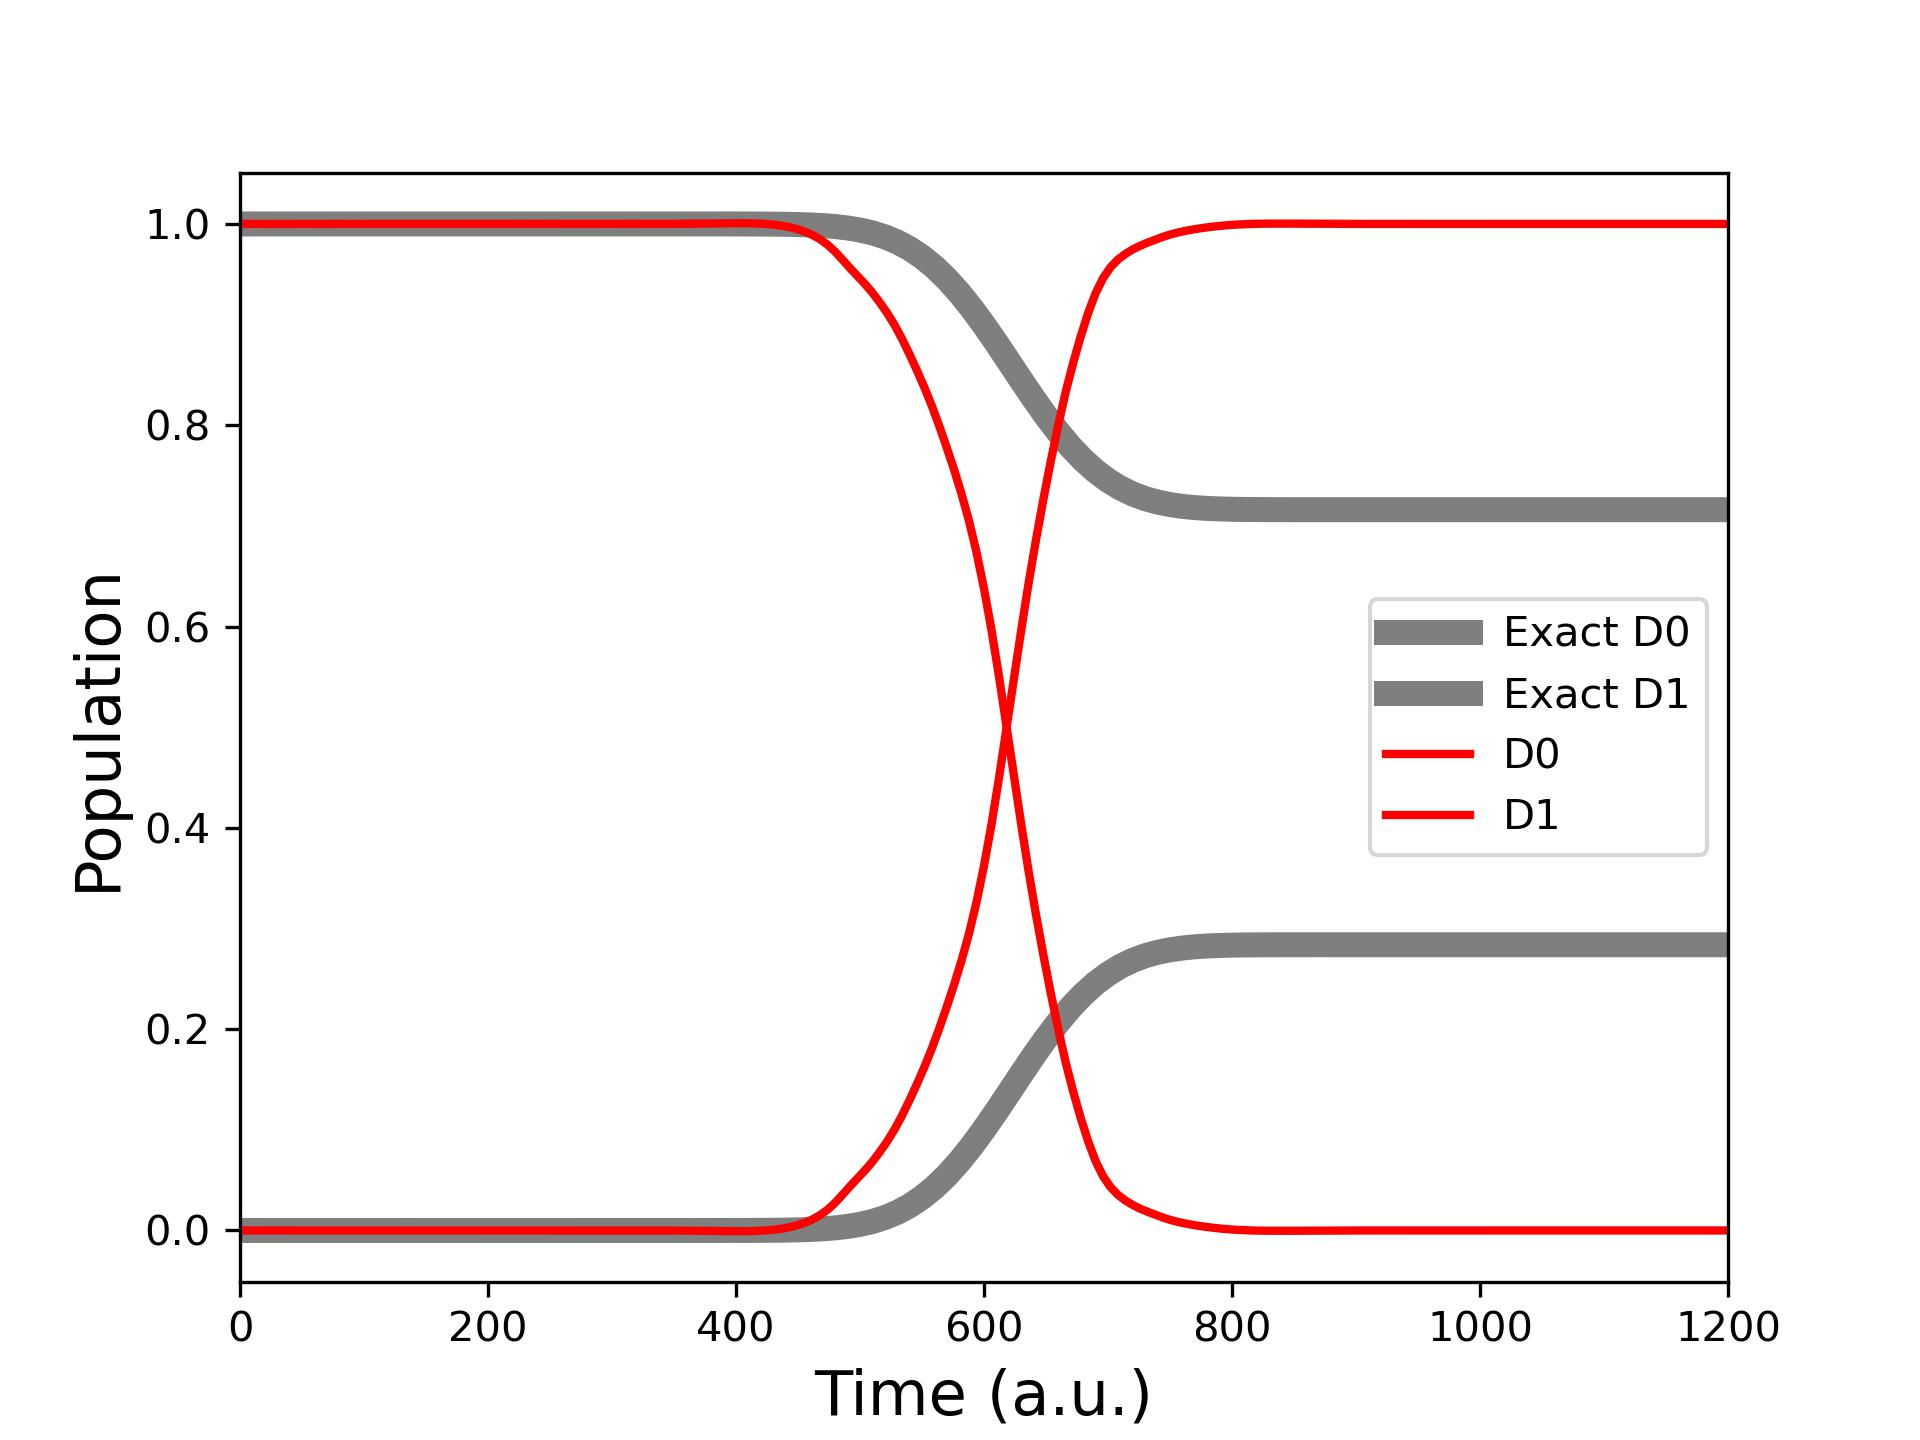

Write Python code to recreate this figure.
import numpy as np
from matplotlib import pyplot as plt

from MASH import runTraj
from model import exact_results

exact_data = exact_results()

time, active_state, psi_ad, rho_ensemble_ad, psi_dia, rho_ensemble_dia = runTraj()

# Diabatic Results
plt.plot( exact_data[:,0], exact_data[:,1].real, c='black', lw=6, alpha=0.5, label="Exact D0" )
plt.plot( exact_data[:,0], exact_data[:,2].real, c='black', lw=6, alpha=0.5, label="Exact D1" )
plt.plot( time, rho_ensemble_dia[0,0,:].real, c='red', lw=2, label="D0" )
plt.plot( time, rho_ensemble_dia[1,1,:].real, c='red', lw=2, label="D1" )

# Adiabatic Results
# plt.plot( exact_data[:,0], exact_data[:,5].real, c='black', lw=6, alpha=0.5, label="Exact A0" )
# plt.plot( exact_data[:,0], exact_data[:,6].real, c='black', lw=6, alpha=0.5, label="Exact A1" )
# plt.plot( time, rho_ensemble_ad[0,0,:].real, c='red', lw=2, label="A0" )
# plt.plot( time, rho_ensemble_ad[1,1,:].real, c='red', lw=2, label="A1" )

plt.legend()
plt.xlabel("Time (a.u.)", fontsize=15)
plt.ylabel("Population", fontsize=15)
plt.xlim(time[0], time[-1])
plt.savefig("test.jpg", dpi=300)